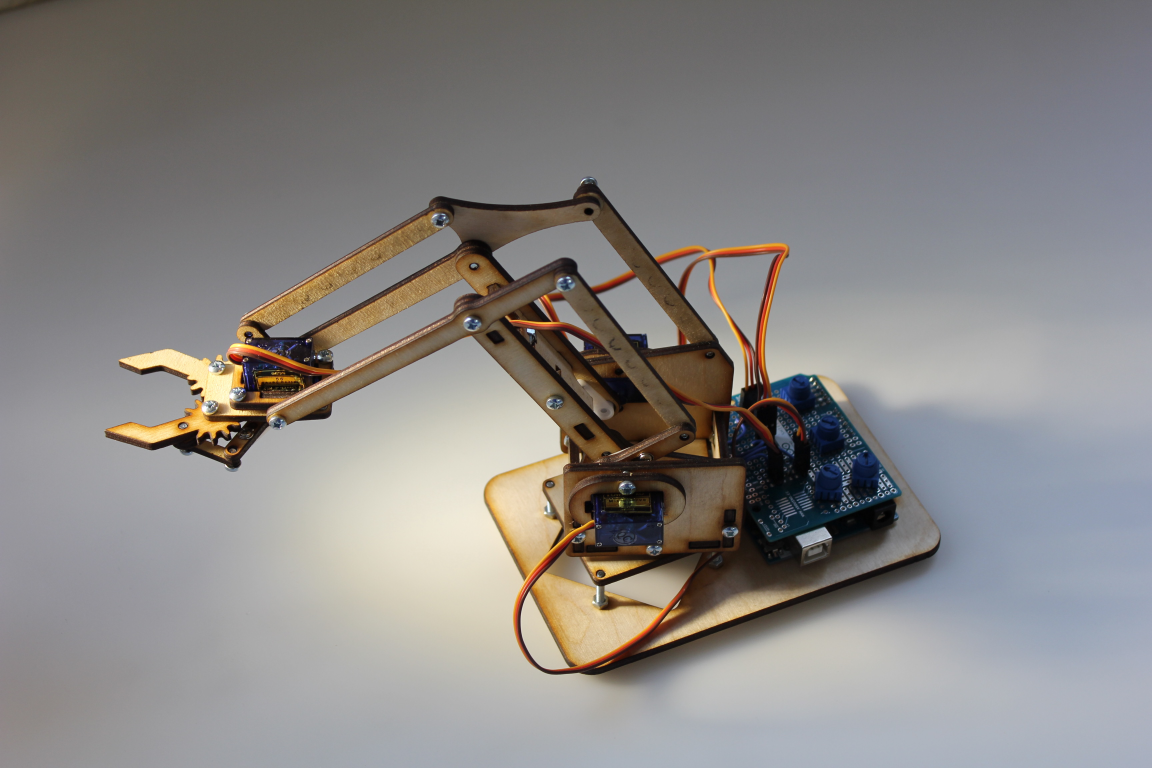
#> input picture mearm.jpg, 3456 x 2304 px (shown at 1/3 size)
$ python Manual_Control.py
#> lines starting #> are read from the running program, lines starting #| are printed output that depends on the picture
import numpy as np
import cv2
import serial
import time
ser=serial.Serial("/dev/ttyACM0", baudrate = 115200 , timeout = 0.5)

def R1(data1,data2,data3,data4):
    senddata = bytearray()

    senddata.append(0xff)
    senddata.append(0x55)
    senddata.append(data1)
    senddata.append(data2)
    senddata.append(data3)
    senddata.append(data4)
    return senddata

def R2(data):
    senddata = bytearray()
    senddata.append(0xff)
    senddata.append(0x55)
    senddata.append(data)
    return senddata


def nothing(x):
    pass

# Create a black image, a window
cv2.namedWindow('MeArm_Control')
# create trackbars for color change
cv2.createTrackbar('motor_1','MeArm_Control',90,180,nothing)
cv2.createTrackbar('motor_2','MeArm_Control',90,180,nothing)
cv2.createTrackbar('motor_3','MeArm_Control',90,180,nothing)
cv2.createTrackbar('motor_4','MeArm_Control',0,30,nothing)
img=cv2.imread("mearm.jpg")
#> img is the input picture: shape (2304, 3456, 3); mean B, G, R 132.7, 134.7, 137.7
img=cv2.resize(img,(640,480))
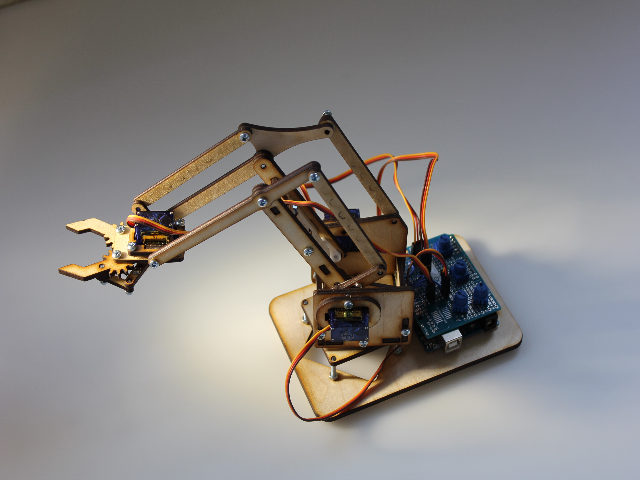
#> img: shape (480, 640, 3); mean B, G, R 132.7, 134.6, 137.7


while(1):
    cv2.imshow('MeArm_Control',img)
    k = cv2.waitKey(1) & 0xFF
#> (key Esc is pressed here)
    if k == 27:
        break
    # get current positions of four trackbars
    motor_1 = cv2.getTrackbarPos('motor_1','MeArm_Control')
    motor_2 = cv2.getTrackbarPos('motor_2','MeArm_Control')
    motor_3 = cv2.getTrackbarPos('motor_3','MeArm_Control')
    motor_4 = cv2.getTrackbarPos('motor_4','MeArm_Control')
    print("motor_1:",motor_1,"\t","motor_2:",motor_2,"\t","motor_3:",motor_3,"\t","motor_4:",motor_4)

    TXD=R1(motor_1,motor_2,motor_3,motor_4)
    ser.write(TXD)
    time.sleep(0.1)

cv2.destroyAllWindows()
